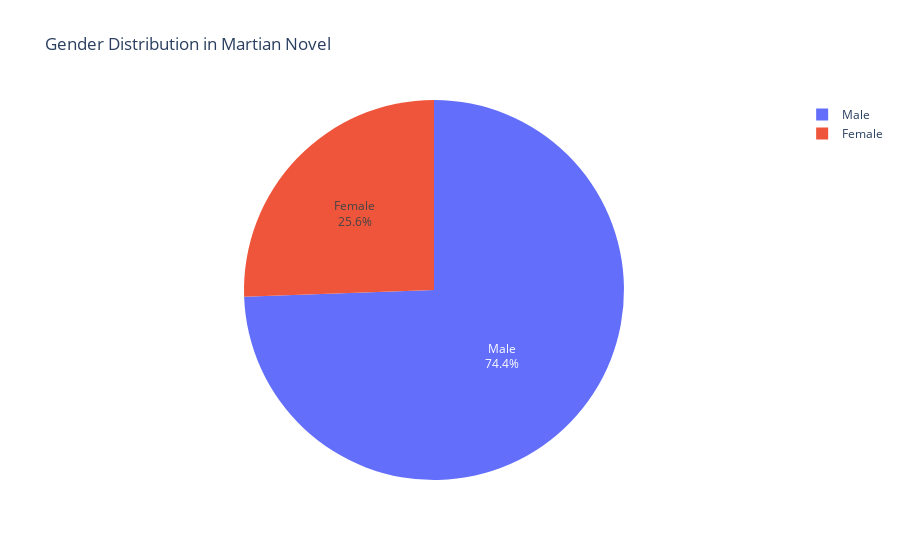

Notebook code cell kept with this figure:
### Code cell
plt.gender_plot(df_gender)

### Figure 1 — Plotly figure (JSON) as saved in the notebook; plotly's stock layout.template omitted (floating-point values rounded to 4 significant figures)
{"data": [{"customdata": [["Male", 67], ["Female", 23]], "domain": {"x": [0, 1], "y": [0, 1]}, "hovertemplate": "gender=%{label}<br>size=%{value}<extra></extra>", "labels": ["Male", "Female"], "legendgroup": "", "name": "", "showlegend": true, "textinfo": "percent+label", "textposition": "inside", "type": "pie", "values": [67, 23]}], "layout": {"legend": {"tracegroupgap": 0}, "title": {"text": "Gender Distribution in Martian Novel"}}}
